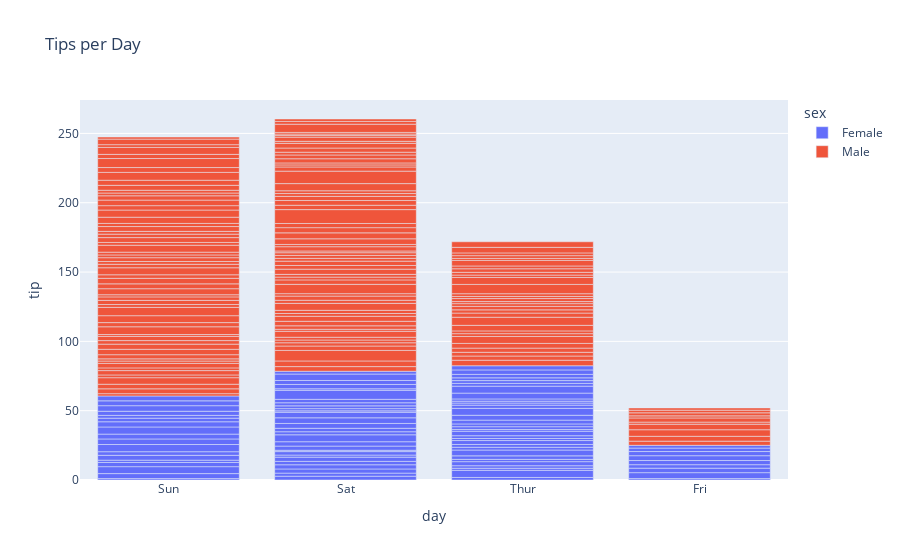

Notebook code for this chart:
### Code cell
fig = px.bar(data, x="day", y="tip", color="sex", title="Tips per Day")
fig.show()

### Figure 1 — Plotly figure (JSON) as saved in the notebook; plotly's stock layout.template omitted (floating-point values rounded to 4 significant figures; data arrays with more than 128 entries replaced by an {"elided": "..."} marker saying what was removed)
{"data": [{"alignmentgroup": "True", "hovertemplate": "sex=Female<br>day=%{x}<br>tip=%{y}<extra></extra>", "legendgroup": "Female", "marker": {"color": "#636efa", "pattern": {"shape": ""}}, "name": "Female", "offsetgroup": "Female", "orientation": "v", "showlegend": true, "textposition": "auto", "type": "bar", "x": ["Sun", "Sun", "Sun", "Sun", "Sun", "Sun", "Sat", "Sat", "Sat", "Sat", "Sat", "Sat", "Sun", "Sun", "Sat", "Sat", "Sat", "Sat", "Sat", "Sat", "Sat", "Thur", "Thur", "Fri", "Fri", "Fri", "Fri", "Fri", "Sat", "Sat", "Sat", "Sat", "Sat", "Sun", "Sun", "Thur", "Thur", "Thur", "Thur", "Thur", "Thur", "Thur", "Thur", "Thur", "Thur", "Thur", "Thur", "Thur", "Thur", "Thur", "Thur", "Thur", "Thur", "Thur", "Thur", "Thur", "Thur", "Sun", "Sun", "Sun", "Sun", "Sun", "Sat", "Sat", "Sun", "Sun", "Sun", "Thur", "Thur", "Thur", "Thur", "Thur", "Thur", "Thur", "Sat", "Sat", "Sat", "Sat", "Sat", "Fri", "Fri", "Fri", "Fri", "Sat", "Sat", "Sat", "Thur"], "xaxis": "x", "y": [1.01, 3.61, 5, 3.02, 1.67, 3.5, 2.75, 2.23, 3, 3, 2.45, 3.07, 2.6, 5.2, 1.5, 2.47, 1, 3, 3.14, 5, 2.2, 1.83, 5.17, 1, 4.3, 3.25, 2.5, 3, 2.5, 3.48, 4.08, 4, 1, 4, 3.5, 1.5, 1.8, 2.92, 1.68, 2.52, 4.2, 2, 2, 2.83, 1.5, 2, 3.25, 1.25, 2, 2, 2.75, 3.5, 5, 2.3, 1.5, 1.36, 1.63, 5.14, 3.75, 2.61, 2, 3, 1.61, 2, 4, 3.5, 3.5, 4.19, 5, 2, 2.01, 2, 2.5, 3.23, 2.23, 2.5, 6.5, 1.1, 3.09, 3.48, 3, 2.5, 2, 2.88, 4.67, 2, 3], "yaxis": "y"}, {"alignmentgroup": "True", "hovertemplate": "sex=Male<br>day=%{x}<br>tip=%{y}<extra></extra>", "legendgroup": "Male", "marker": {"color": "#EF553B", "pattern": {"shape": ""}}, "name": "Male", "offsetgroup": "Male", "orientation": "v", "showlegend": true, "textposition": "auto", "type": "bar", "x": {"elided": "157 str values"}, "xaxis": "x", "y": {"elided": "157 float values"}, "yaxis": "y"}], "layout": {"barmode": "relative", "legend": {"title": {"text": "sex"}, "tracegroupgap": 0}, "title": {"text": "Tips per Day"}, "xaxis": {"anchor": "y", "domain": [0, 1], "title": {"text": "day"}}, "yaxis": {"anchor": "x", "domain": [0, 1], "title": {"text": "tip"}}}}
